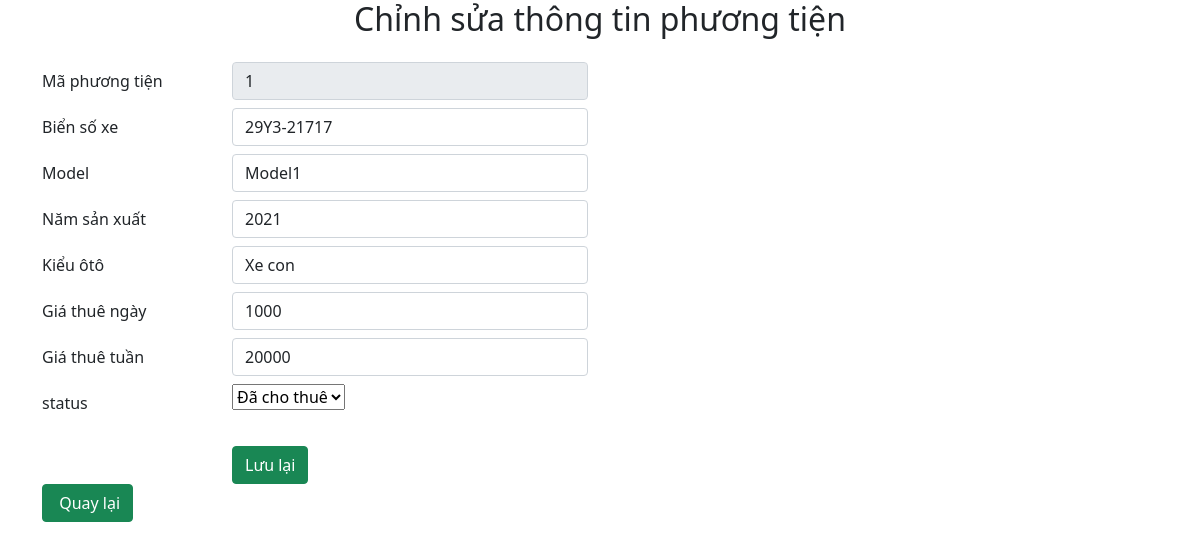
/chinhsua.php?id=1, run on the app's committed database.
### tables this page shows
CREATE TABLE `cars` (
  `vehicle_id` int(10) UNSIGNED NOT NULL,
  `license_no` varchar(100) NOT NULL,
  `model` varchar(100) NOT NULL,
  `year` int(11) NOT NULL,
  `ctype` varchar(255) NOT NULL,
  `drate` double NOT NULL,
  `wrate` double NOT NULL,
  `status` tinyint(1) NOT NULL
);

### src/chinhsua.php (the view, shortened to what this page needs)
<?php
    include './menu_footer/menu.php';
?>
    <main class="container">
        <h2 class="mb-4 text-center">Chỉnh sửa thông tin phương tiện</h2>
        <form action="xulychinhsua.php?id=<?php echo $_GET['id'] ?>" method="post">
            <?php
                $id = $_GET['id'];
                include './config.php';
                $sql = "SELECT * FROM cars WHERE vehicle_id = '$id'";
                $result = mysqli_query($conn,$sql);
                    if(mysqli_num_rows($result)>0){
                        while($row = mysqli_fetch_assoc($result)){
                            echo '<div class="form-group row">';
                            echo '<label for="vehicle_id" class="col-sm-2 col-form-label">Mã phương tiện</label>';
                            echo '<div class="col-sm-4">';
                            echo '<input type="text" class="form-control mb-2" id="vehicle_id" name="vehicle_id" disabled value = "'.$id.'">';
                            echo '</div>';
                            echo '</div>';
                            echo '<div class="form-group row">';
                            echo '<label for="license_no" class="col-sm-2 col-form-label">Biển số xe</label>';
                            echo '<div class="col-sm-4">';
                            echo '<input type="text" class="form-control mb-2" id="license_no" name="license_no" value = "'.$row['license_no'].'">';
                            echo '</div>';
                            echo '</div>';
                            echo '<div class="form-group row">';
                            echo '<label for="model" class="col-sm-2 col-form-label">Model</label>';
                            echo '<div class="col-sm-4">';
                            echo '<input type="text" class="form-control mb-2" id="model" name="model" value = "'.$row['model'].'">';
                            echo '</div>';
                            echo '</div>';
                            echo '<div class="form-group row">';
                            echo '<label for="year" class="col-sm-2 col-form-label">Năm sản xuất</label>';
                            echo '<div class="col-sm-4">';
                            echo '<input type="text" class="form-control mb-2" id="year" name="year" value = "'.$row['year'].'">';
                            echo '</div>';
                            echo '</div>';
                            echo '<div class="form-group row">';
                            echo '<label for="ctype" class="col-sm-2 col-form-label">Kiểu ôtô</label>';
                            echo '<div class="col-sm-4">';
                            echo '<input type="double" class="form-control mb-2" id="ctype" name="ctype" value = "'.$row['ctype'].'">';
                            echo '</div>';
                            echo '</div>';
                            echo '<div class="form-group row">';
                            echo '<label for="drate" class="col-sm-2 col-form-label">Giá thuê ngày</label>';
                            echo '<div class="col-sm-4">';
                            echo '<input type="double" class="form-control mb-2" id="drate" name="drate" value = "'.$row['drate'].'">';
                            echo '</div>';
                            echo '</div>';
                            echo '<div class="form-group row">';
                            echo '<label for="wrate" class="col-sm-2 col-form-label">Giá thuê tuần</label>';
                            echo '<div class="col-sm-4">';
                            echo '<input type="double" class="form-control mb-2" id="wrate" name="wrate" value = "'.$row['wrate'].'">';
                            echo '</div>';
                            echo '</div>';
                            if($row['status'] == '1'){
                                $trangthai = "Đã cho thuê";
                            }else{
                                $trangthai = "Còn xe";
                            }
                            echo '<div class="form-group row">';
                            echo '<label for="status" class="col-sm-2 col-form-label">status</label>';
                            echo '<div class="col-sm-4">';
                            echo    '<select name="status" id="status">';
                            echo        '<option value="'.$row['status'].'">'.$trangthai.'</option>';
                            echo    '</select>';
                            echo '</div>';
                            echo '</div>';
                        }
                    }
            ?>
            <br>
            <div class="form-group row">
                <label for="btn" class="col-sm-2 col-form-label"></label>
                <div class="col-sm-10">
                    <button type="submit" class="btn btn-success">Lưu lại</button>
                </div>
            </div>
            <a href="index.php" class="btn btn-success mb-3"><i class="fad fa-chevron-square-left"></i> Quay lại</a>
        </form>
    </main>
<?php
    include './menu_footer/footer.php';
?>

### data on the page
cars: license_no "29Y3-21717", model "Model1", year "2021", ctype "Xe con", drate "1000", wrate "20000", status "Đã cho thuê"
